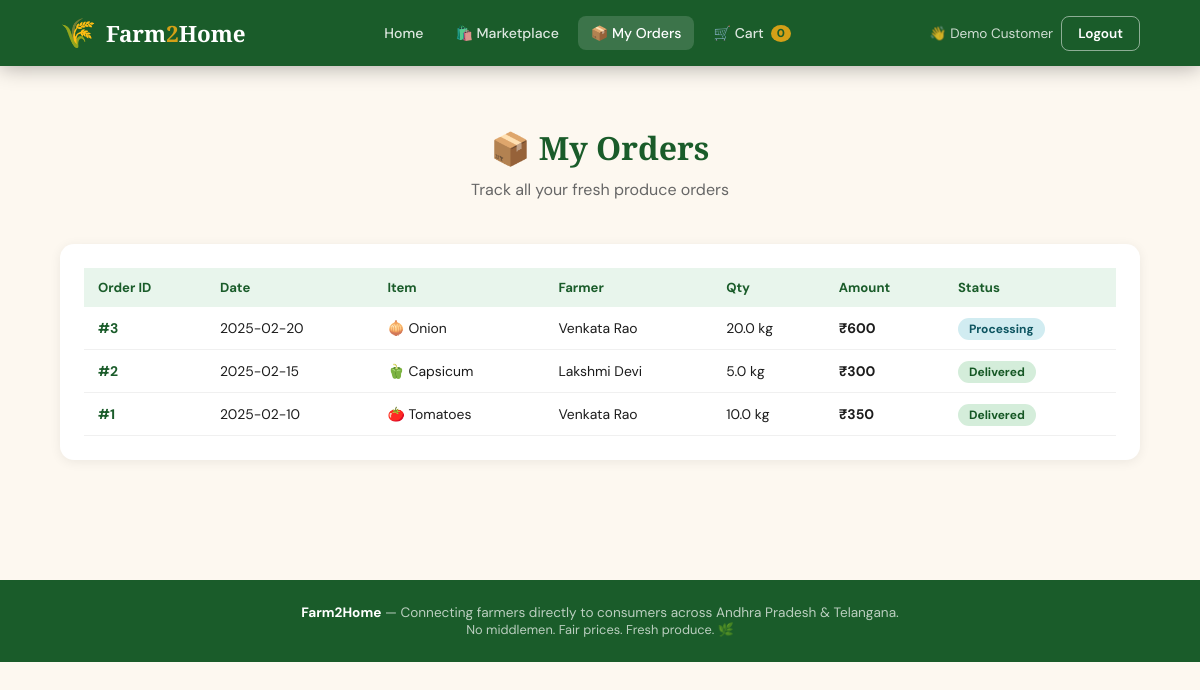
The page /orders (signed in) on the database as committed earlier.
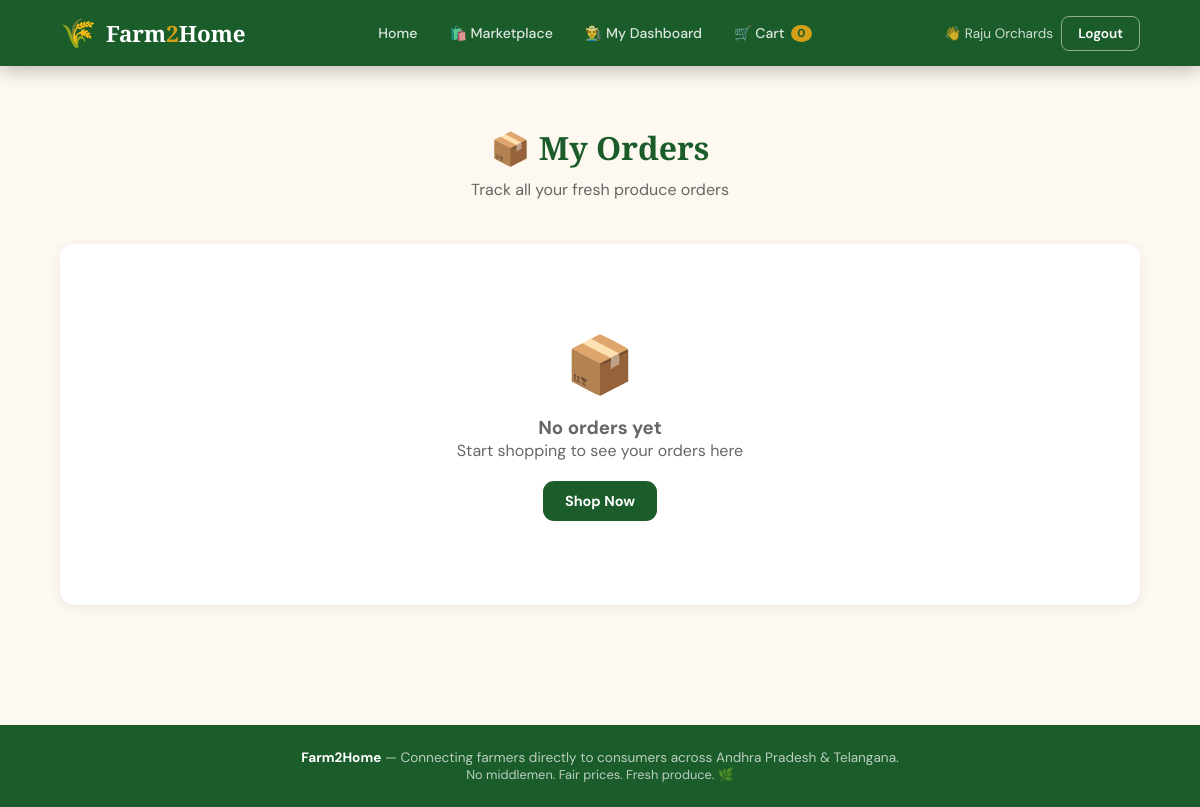
The same page on the database as committed later.
### tables this page shows
CREATE TABLE orders (
        id INTEGER PRIMARY KEY AUTOINCREMENT,
        customer_id INTEGER NOT NULL,
        farmer_id INTEGER NOT NULL,
        crop_id INTEGER NOT NULL,
        quantity REAL NOT NULL,
        total_price REAL NOT NULL,
        status TEXT DEFAULT 'pending',
        delivery_address TEXT,
        created_at TEXT DEFAULT CURRENT_TIMESTAMP,
        FOREIGN KEY (customer_id) REFERENCES users(id),
        FOREIGN KEY (farmer_id) REFERENCES users(id),
        FOREIGN KEY (crop_id) REFERENCES crops(id)
    );

CREATE TABLE crops (
        id INTEGER PRIMARY KEY AUTOINCREMENT,
        farmer_id INTEGER NOT NULL,
        name TEXT NOT NULL,
        category TEXT NOT NULL,
        quantity REAL NOT NULL,
        price REAL NOT NULL,
        unit TEXT DEFAULT 'kg',
        harvest_date TEXT,
        location TEXT,
        description TEXT,
        is_organic INTEGER DEFAULT 0,
        min_order REAL DEFAULT 1,
        status TEXT DEFAULT 'active',
        emoji TEXT DEFAULT '🌾',
        created_at TEXT DEFAULT CURRENT_TIMESTAMP,
        FOREIGN KEY (farmer_id) REFERENCES users(id)
    );

CREATE TABLE users (
        id INTEGER PRIMARY KEY AUTOINCREMENT,
        name TEXT NOT NULL,
        phone TEXT UNIQUE NOT NULL,
        password TEXT NOT NULL,
        role TEXT NOT NULL DEFAULT 'customer',
        location TEXT,
        district TEXT,
        language TEXT DEFAULT 'English',
        bank_account TEXT,
        ifsc TEXT,
        created_at TEXT DEFAULT CURRENT_TIMESTAMP
    );

### app.py (the view)
@app.route('/orders')
@login_required
def my_orders():
    conn = get_db()
    orders = conn.execute("""
        SELECT o.*, c.name as crop_name, c.emoji, u.name as farmer_name
        FROM orders o
        JOIN crops c ON o.crop_id = c.id
        JOIN users u ON o.farmer_id = u.id
        WHERE o.customer_id=? ORDER BY o.created_at DESC
    """, (session['user_id'],)).fetchall()
    conn.close()
    return render_template('orders.html', orders=orders)

### app.py (called while the page is built)
def get_db():
    conn = sqlite3.connect(DB_PATH)
    conn.row_factory = sqlite3.Row
    return conn

def login_required(f):
    @wraps(f)
    def decorated(*args, **kwargs):
        if 'user_id' not in session:
            flash('Please login to continue.', 'warning')
            return redirect(url_for('login'))
        return f(*args, **kwargs)
    return decorated

### templates/orders.html (shortened to what this page needs)
{% extends 'base.html' %}
{% block content %}
<section class="section">
  <div class="section-header">
    <h2>📦 My Orders</h2>
    <p>Track all your fresh produce orders</p>
  </div>
  <div class="card">
    {% if orders %}
    <div class="table-wrap">
      <table>
        <thead>
          <tr>
            <th>Order ID</th><th>Date</th><th>Item</th><th>Farmer</th>
            <th>Qty</th><th>Amount</th><th>Status</th>
          </tr>
        </thead>
        <tbody>
          {% for o in orders %}
          <tr>
            <td style="font-weight:700;color:var(--green);">#{{ o.id }}</td>
            <td>{{ o.created_at[:10] }}</td>
            <td>{{ o.emoji }} {{ o.crop_name }}</td>
            <td>{{ o.farmer_name }}</td>
            <td>{{ o.quantity }} kg</td>
            <td style="font-weight:700;">₹{{ "%.0f"|format(o.total_price) }}</td>
            <td><span class="badge badge-{{ o.status }}">{{ o.status|capitalize }}</span></td>
          </tr>
          {% endfor %}
        </tbody>
      </table>
    </div>
    {% else %}
    <div style="text-align:center;padding:60px;color:var(--muted);">
      <div style="font-size:3.5rem;margin-bottom:14px;">📦</div>
      <h3>No orders yet</h3>
      <p style="margin-bottom:20px;">Start shopping to see your orders here</p>
      <a href="{{ url_for('marketplace') }}" class="btn btn-green">Shop Now</a>
    </div>
    {% endif %}
  </div>
</section>
{% endblock %}

Rows that differ between the two databases and show on the page:
no longer on this page (row edited): orders: id "3", created_at "2025-02-20", emoji "🧅", crop_name "Onion", farmer_name "Venkata Rao", quantity "20.0", total_price "600", status "Processing"
no longer on this page (row edited): orders: id "2", created_at "2025-02-15", emoji "🫑", crop_name "Capsicum", farmer_name "Lakshmi Devi", quantity "5.0", total_price "300", status "Delivered"
no longer on this page (row edited): orders: id "1", created_at "2025-02-10", emoji "🍅", crop_name "Tomatoes", farmer_name "Venkata Rao", quantity "10.0", total_price "350", status "Delivered"
Other text that changed with them:
{{ session.name }}: "Demo Customer" → "Raju Orchards"
text no longer shown: "📦 My Orders Order ID Date Item Farmer Qty Amount Status"
text now shown: "👨‍🌾 My Dashboard 📦 No orders yet Start shopping to see your orders here Shop Now"
